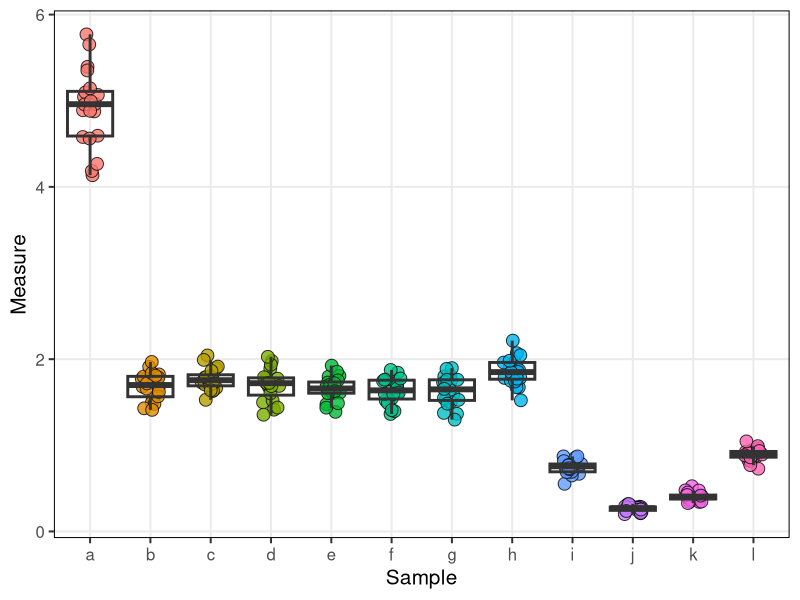

Generate this figure with R:
#+++++++++++++++++++++++++++++++++++++++++++++++++++++++++++++++++++++++++++++++
#
#
# FileName:           plotly11.R
# FileDescription:
#
#
# Reference:
#          # wresch.github.io/2014/05/22/aligning-ggplo2-graphs.html
#          # stackoverflow.com/questions/31630045/understanding-boxplot-with-jitter
#
#+++++++++++++++++++++++++++++++++++++++++++++++++++++++++++++++++++++++++++++++
# Miguel P. Xochicale [http://mxochicale.github.io]
# Doctoral Researcher in Human-Robot Interaction
# University of Birmingham, U.K. (2014-2018)
#+++++++++++++++++++++++++++++++++++++++++++++++++++++++++++++++++++++++++++++++
#
#
#

library(ggplot2)
library(gtable)
library(grid)
library(data.table)


# Synthetic DataTable
mv <- sqrt( c(25, runif(7,2.5,3.5), runif(4,0,1)))
mn <- length(mv)
ms <- letters[1:mn]

dt <- NULL
for (i in 1:20){
  dt <- rbind(dt, data.table( sample=ms, val=(mv+ rnorm(mn,0,0.1*mv) ) ) )
}
summary(dt)


#BoxPlot V0
# p.box <- ggplot(dt)+
#   geom_boxplot( aes(sample, val, fill=sample) )+
#   geom_jitter(aes(sample, val, fill=sample),
#               position=position_jitter(width=0.1, height=0),
#               color="blue",
#               alpha=0.2,
#               size=2
#                 )+
#   scale_fill_brewer(palette="Set3")+
#   labs(x= "Sample", y="Measure")+
#   theme_bw(15)+
#   theme(panel.grid.minor= element_blank(),
#         panel.border=element_rect(color="black"),
#         legend.position="none")


#BoxPlot V1
p.box <-  ggplot(dt, aes(x=sample, y=val) )+
          geom_point(aes(fill=sample),
                    alpha=0.8,
                    size=4,
                    shape=21,
                    position=position_jitter(width=0.15, height=0)  )+
         geom_boxplot(lwd=1,outlier.colour=NA, fill=NA)+
        labs(x= "Sample", y="Measure")+
         theme_bw(15)+
         theme(panel.grid.minor= element_blank(),
               panel.border=element_rect(color="black"),
               legend.position="none")




tiff("jittering.tiff", height=1000, width=2000, units="px", res=200)
print(p.box)
dev.off()
